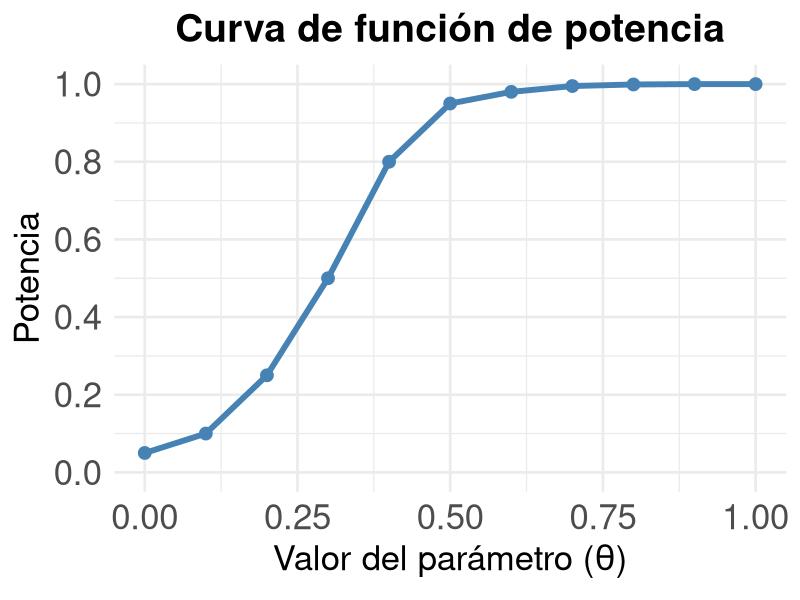

Here is the R script that generated this plot:
## ---- chunk 1
theta <- seq(0, 1, by = 0.1)

power <- c(0.05, 0.10, 0.25, 0.50, 0.80,
           0.95, 0.98, 0.995, 0.999, 1, 1)

library(ggplot2)

df <- data.frame(theta, power)

ggplot(df, aes(theta, power)) +
  geom_line(linewidth = 2, colour = "steelblue") +
  geom_point(size = 4, colour = "steelblue") +
  labs(
    title = "Curva de función de potencia",
    x = expression("Valor del parámetro ("*theta*")"),
    y = "Potencia"
  ) +
  scale_y_continuous(
    limits = c(0, 1),
    breaks = seq(0, 1, 0.2)
  ) +
  theme_minimal(base_size = 20) +
  theme(
    plot.title = element_text(
      size = 28,
      face = "bold",
      hjust = 0.5
    ),
    axis.title = element_text(size = 25),
    axis.text = element_text(size = 25)
  )
